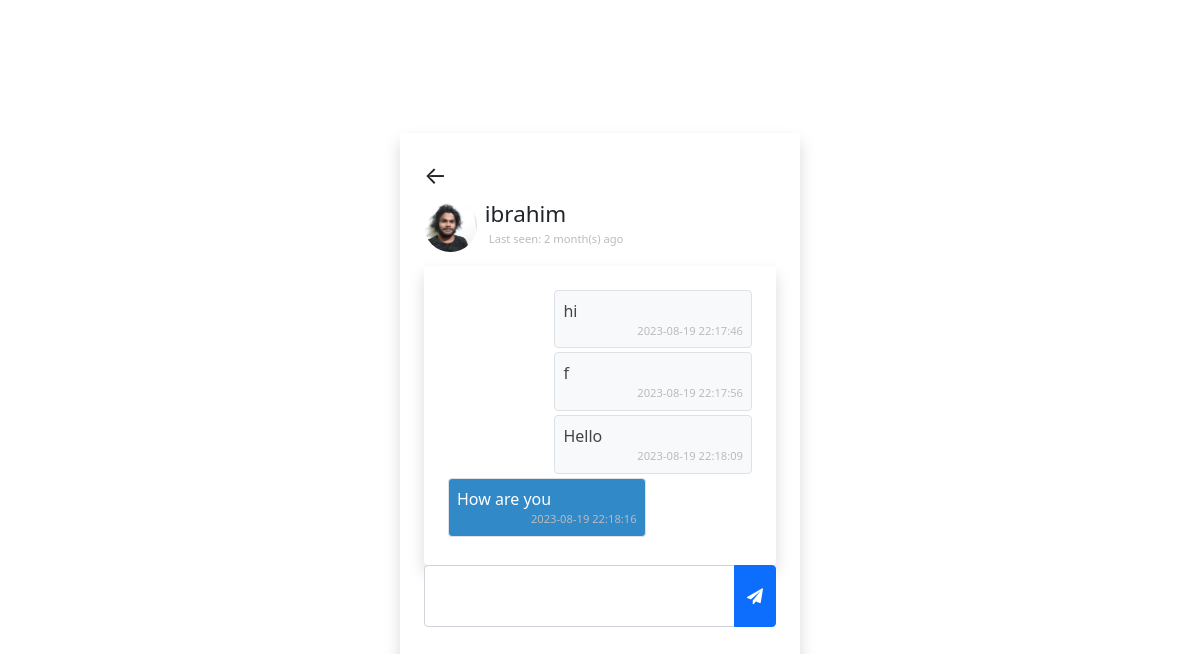
Page /php-chat-app-main/chat.php?user=mdibrahimbashar (signed in) on the committed database.
### tables this page shows
CREATE TABLE `users` (
  `user_id` int(11) NOT NULL,
  `name` varchar(255) NOT NULL,
  `username` varchar(255) NOT NULL,
  `password` varchar(1000) NOT NULL,
  `p_p` varchar(255) DEFAULT 'user-default.png',
  `last_seen` datetime NOT NULL DEFAULT current_timestamp()
);

CREATE TABLE `chats` (
  `chat_id` int(11) NOT NULL,
  `from_id` int(11) NOT NULL,
  `to_id` int(11) NOT NULL,
  `message` text NOT NULL,
  `opened` tinyint(1) NOT NULL DEFAULT 0,
  `created_at` datetime NOT NULL DEFAULT current_timestamp()
);

### php-chat-app-main/app/helpers/user.php (called while the page is built)
<?php
function getUser($username, $conn){
   $sql = "SELECT * FROM users
           WHERE username=?";
   $stmt = $conn->prepare($sql);
   $stmt->execute([$username]);
   if ($stmt->rowCount() === 1) {
   	 $user = $stmt->fetch();
   	 return $user;
   }else {
   	$user = [];
   	return $user;
   }
}

### php-chat-app-main/app/helpers/timeAgo.php (called while the page is built, shortened)
<?php
function last_seen($date_time){
   $timestamp = strtotime($date_time);
   $strTime = array("second", "minute", "hour", "day", "month", "year");
   $length = array("60","60","24","30","12","10");
   $currentTime = time();
   if($currentTime >= $timestamp) {
		$diff     = time()- $timestamp;
		for($i = 0; $diff >= $length[$i] && $i < count($length)-1; $i++) {
		$diff = $diff / $length[$i];
		}
		$diff = round($diff);
		if ($diff < 59 && $strTime[$i] == "second") {
			return 'Active';
		}else {
			return $diff . " " . $strTime[$i] . "(s) ago ";
		}
   }
}

### php-chat-app-main/app/helpers/chat.php (called while the page is built)
<?php
function getChats($id_1, $id_2, $conn){
   $sql = "SELECT * FROM chats
           WHERE (from_id=? AND to_id=?)
           OR    (to_id=? AND from_id=?)
           ORDER BY chat_id ASC";
    $stmt = $conn->prepare($sql);
    $stmt->execute([$id_1, $id_2, $id_1, $id_2]);
    if ($stmt->rowCount() > 0) {
    	$chats = $stmt->fetchAll();
    	return $chats;
    }else {
    	$chats = [];
    	return $chats;
    }
}

### php-chat-app-main/chat.php (the view, shortened to what this page needs)
<?php
  if (isset($_SESSION['username'])) {
  	include 'app/db.conn.php';
  	include 'app/helpers/user.php';
  	include 'app/helpers/chat.php';
  	include 'app/helpers/timeAgo.php';
  	$chatWith = getUser($_GET['user'], $conn);
  	$chats = getChats($_SESSION['user_id'], $chatWith['user_id'], $conn);
?>
<!DOCTYPE html>
<html lang="en">
<head>
	<link href="https://cdn.jsdelivr.net/npm/bootstrap@5.0.1/dist/css/bootstrap.min.css" rel="stylesheet">
	<link rel="stylesheet"
	      href="css/style.css">
	<link rel="stylesheet" href="https://cdnjs.cloudflare.com/ajax/libs/font-awesome/4.7.0/css/font-awesome.min.css">
</head>
<body class="d-flex
             justify-content-center
             align-items-center
             vh-100">
    <div class="w-400 shadow p-4 rounded">
    	<a href="home.php"
    	   class="fs-4 link-dark">&#8592;</a>
    	   <div class="d-flex align-items-center">
    	   	  <img src="uploads/<?=$chatWith['p_p']?>"
    	   	       class="w-15 rounded-circle">
               <h3 class="display-4 fs-sm m-2">
               	  <?=$chatWith['name']?> <br>
               	  <div class="d-flex
               	              align-items-center"
               	        title="online">
               	    <?php
                        if (last_seen($chatWith['last_seen']) == "Active") {
               	    ?>
               	        <div class="online"></div>
               	        <small class="d-block p-1">Online</small>
               	  	<?php }else{ ?>
               	         <small class="d-block p-1">
               	         	Last seen:
               	         	<?=last_seen($chatWith['last_seen'])?>
               	         </small>
               	  	<?php } ?>
               	  </div>
               </h3>
    	   </div>
    	   <div class="shadow p-4 rounded
    	               d-flex flex-column
    	               mt-2 chat-box"
    	        id="chatBox">
    	        <?php
                     if (!empty($chats)) {
                     foreach($chats as $chat){
                     	if($chat['from_id'] == $_SESSION['user_id'])
                     	{ ?>
						<p class="rtext align-self-end
						        border rounded p-2 mb-1">
						    <?=$chat['message']?>
						    <small class="d-block">
						    	<?=$chat['created_at']?>
						    </small>
						</p>
                    <?php }else{ ?>
					<p class="ltext border
					         rounded p-2 mb-1">
					    <?=$chat['message']?>
					    <small class="d-block">
					    	<?=$chat['created_at']?>
					    </small>
					</p>
                    <?php }
                     }
    	   	} ?>
    	   </div>
    	   <div class="input-group mb-3">
    	   	   <textarea cols="3"
    	   	             id="message"
    	   	             class="form-control"></textarea>
    	   	   <button class="btn btn-primary"
    	   	           id="sendBtn">
    	   	   	  <i class="fa fa-paper-plane"></i>
    	   	   </button>
    	   </div>
    </div>
 </body>
 </html>
<?php
  }else{
  	header("Location: index.php");
   	exit;
  }
 ?>

### php-chat-app-main/css/style.css (style rules this page uses)
.vh-100 { min-height: 100vh; }
.w-400 { width: 400px; }
a { text-decoration: none; }
.w-15 { width: 15%; }
.fs-sm { font-size: 1.4rem; }
small { color: #bbb; font-size: 0.7rem; text-align: right; }
.chat-box { overflow-y: auto; overflow-x: hidden; max-height: 50vh; }
.rtext { width: 65%; background: #f8f9fa; color: #444; }
.ltext { width: 65%; background: #3289c8; color: #fff; }
textarea { resize: none; }

### rows in the picture
users: p_p (picture), name "ibrahim", last_seen "2 month(s) ago"
chats: message "hi", created_at "2023-08-19 22:17:46"
chats: message "f", created_at "2023-08-19 22:17:56"
chats: message "Hello", created_at "2023-08-19 22:18:09"
chats: message "How are you", created_at "2023-08-19 22:18:16"
